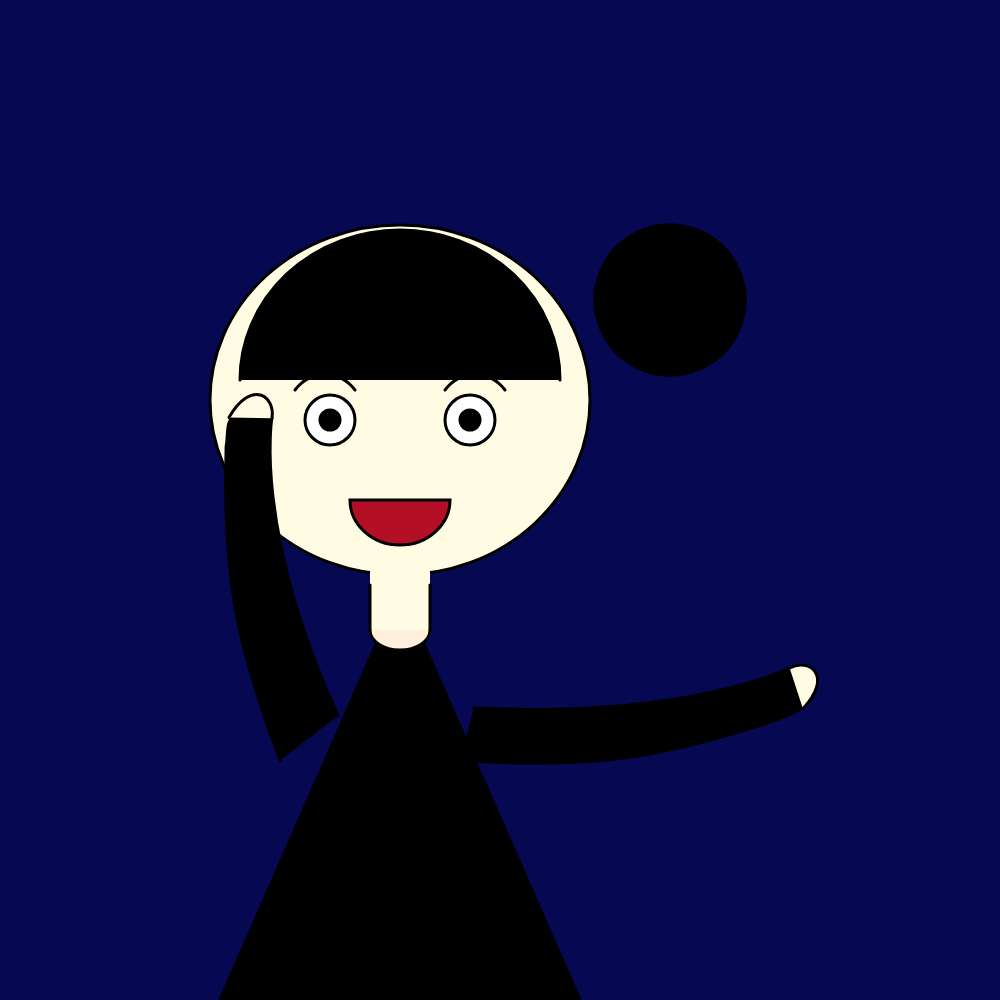
Frame 1 (no input)
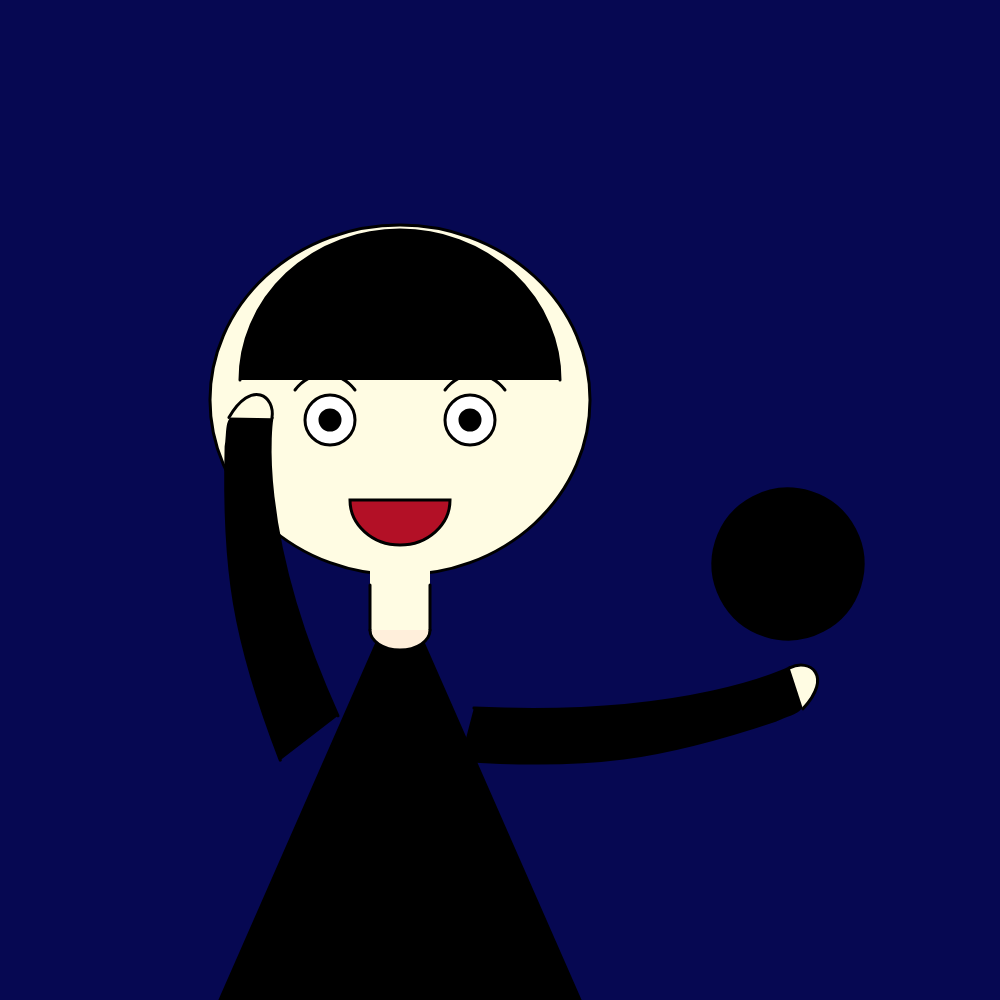
Frame 60 (no input)
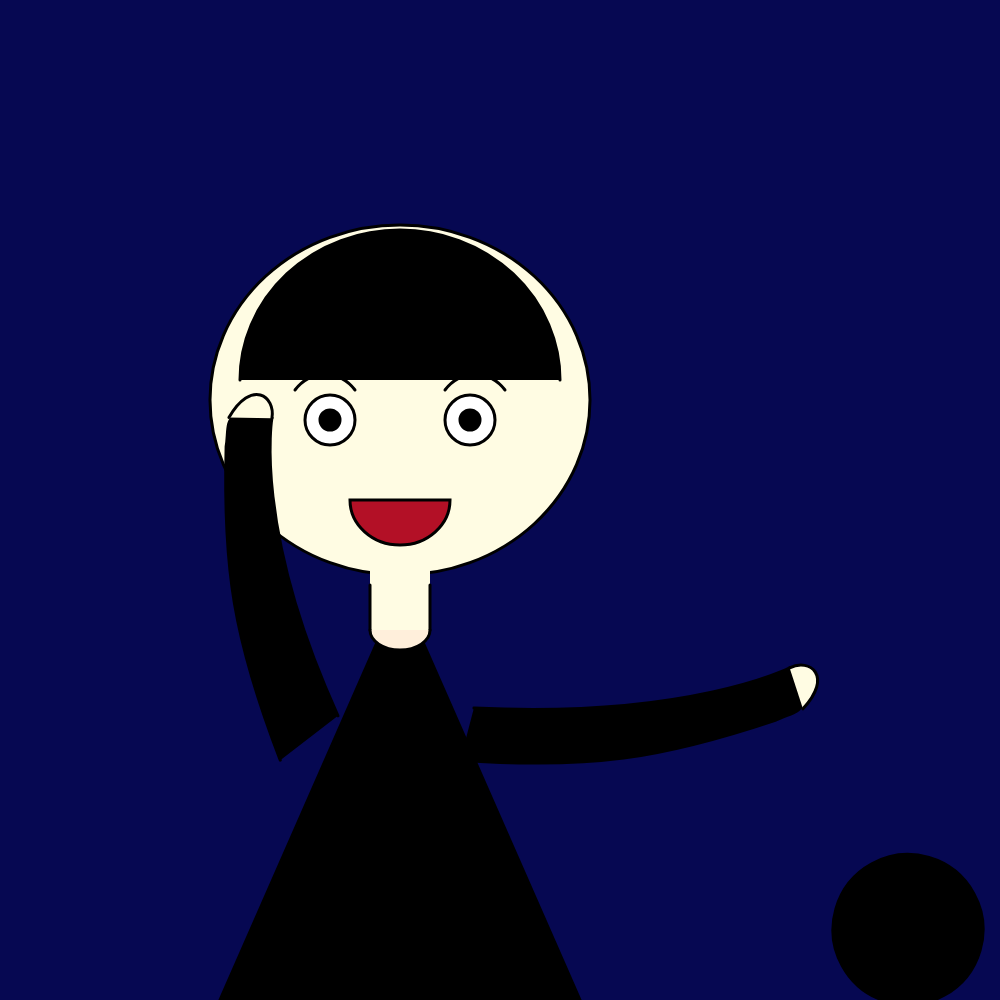
Frame 120 (the mouse pressed at the canvas centre since frame 60)

The p5.js sketch that drew these frames (run headless with seeded random() and noise() and a simulated clock; from frame 60 on, the mouse is pressed at the canvas centre):

// p5.js sketch
// ── sketch.js
var x0=670;
var y0=300;
var dx=2;
function setup() {
  createCanvas(1000, 1000);
}

function draw() {
  background(6, 8, 82);
  strokeWeight(3);
  
  //脸
  fill(255, 252, 227);
  ellipse(400,400,380,350);
  fill(0);

  //刘海
  fill(0);
  arc(400,380,320,300,-PI,0,OPEN);

   //右胳膊
  push();
  fill(0);
  translate(490,720);
  rotate(dx/PI);
  translate(-490,-720);
  beginShape();
  vertex(470,720);
  bezierVertex(650,600,700,500,700,500);
  bezierVertex(750,520,730,530,720,550);
  bezierVertex(650,650,600,700,490,770);
  endShape();

  //右手
  fill(255, 252, 227);
  bezier(700,500,710,480,740,480,735,525);
  pop();
  
  //左胳膊
  push();
  fill(0);
  translate(310,720);
  rotate(dx/PI);
  translate(-310,-720);
  beginShape();
  vertex(330,700);
  bezierVertex(150,600,100,500,100,500);
  bezierVertex(50,520,70,530,80,550);
  bezierVertex(150,650,200,700,310,770);
  endShape();
  
  //左手
  fill(255, 252, 227);
  bezier(100,500,90,480,60,480,65,525);
  pop();

  //身子
  fill(0);
  triangle(400,590,220,1000,580,1000);

  //脖子
  strokeWeight(0);
  fill(255, 252, 227);
  rect(370,570,60,60);
  strokeWeight(3);
  line(370,585,370,630);
  line(430,585,430,630);

  //领子
  strokeWeight(3);
  fill(255,239,219);
  arc(400,630,60,40,0,PI,OPEN);

  //眼睛
  fill(255);
  ellipse(330,420,50,50);  //左眼白
  ellipse(470,420,50,50);  //右眼白
  fill(0);
  ellipse(330,420,20,20);  //左眼珠‘
  ellipse(470,420,20,20);  //右眼珠
  
  //眉毛
  //line(300,380,350,380);
  noFill();
  bezier(295,390,310,370,340,370,355,390);  //左眉毛
  bezier(505,390,490,370,460,370,445,390);  //右眉毛
  //嘴巴
  fill(179, 16, 38);
  arc(400,500,100,90,0,PI,CHORD);
  //球
  push();
  translate(x0,y0);
  rotate(dx*x0/(100*PI));
  translate(-x0,-y0);
  fill(0);
  ellipse(x0,y0,150,150);
  x0+=dx;
  y0=0.0034*x0*x0-2.72*x0+596.14;
  if(x0>=width||x0<=0)
  dx=-dx;


  
}
